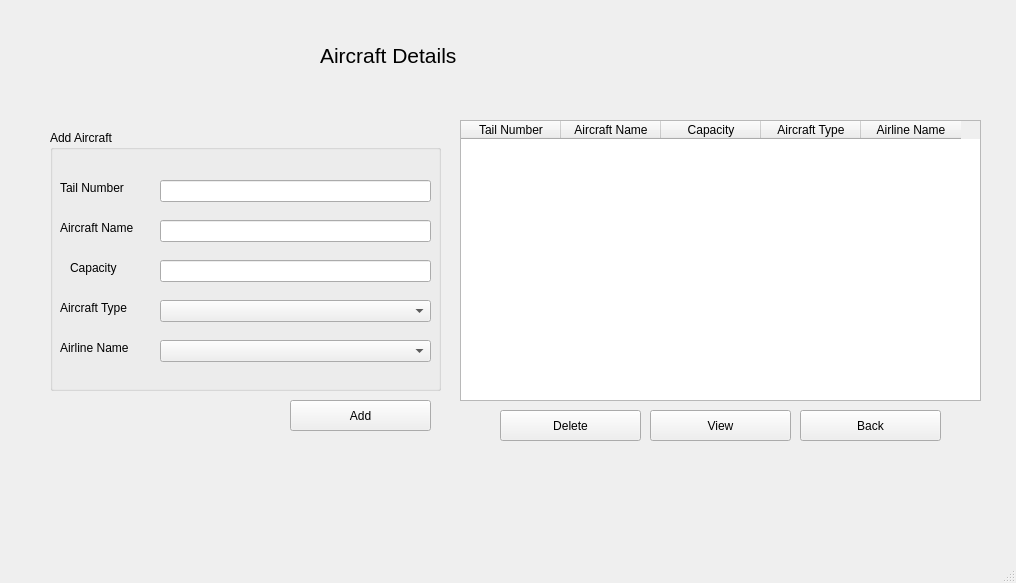
<?xml version="1.0" encoding="UTF-8"?>
<ui version="4.0">
 <class>AircarftDetails</class>
 <widget class="QMainWindow" name="AircarftDetails">
  <property name="geometry">
   <rect>
    <x>0</x>
    <y>0</y>
    <width>1016</width>
    <height>583</height>
   </rect>
  </property>
  <property name="windowTitle">
   <string>MainWindow</string>
  </property>
  <widget class="QWidget" name="centralwidget">
   <widget class="QPushButton" name="ADdel">
    <property name="geometry">
     <rect>
      <x>500</x>
      <y>410</y>
      <width>141</width>
      <height>31</height>
     </rect>
    </property>
    <property name="text">
     <string>Delete</string>
    </property>
   </widget>
   <widget class="QPushButton" name="ADadd">
    <property name="geometry">
     <rect>
      <x>290</x>
      <y>400</y>
      <width>141</width>
      <height>31</height>
     </rect>
    </property>
    <property name="text">
     <string>Add</string>
    </property>
   </widget>
   <widget class="QPushButton" name="aircraftBack">
    <property name="geometry">
     <rect>
      <x>800</x>
      <y>410</y>
      <width>141</width>
      <height>31</height>
     </rect>
    </property>
    <property name="text">
     <string>Back</string>
    </property>
   </widget>
   <widget class="QLabel" name="label_8">
    <property name="geometry">
     <rect>
      <x>320</x>
      <y>30</y>
      <width>141</width>
      <height>51</height>
     </rect>
    </property>
    <property name="font">
     <font>
      <pointsize>16</pointsize>
     </font>
    </property>
    <property name="text">
     <string>Aircraft Details</string>
    </property>
   </widget>
   <widget class="QTableWidget" name="ADtable">
    <property name="geometry">
     <rect>
      <x>460</x>
      <y>120</y>
      <width>521</width>
      <height>281</height>
     </rect>
    </property>
    <column>
     <property name="text">
      <string>Tail Number</string>
     </property>
    </column>
    <column>
     <property name="text">
      <string>Aircraft Name</string>
     </property>
    </column>
    <column>
     <property name="text">
      <string>Capacity</string>
     </property>
    </column>
    <column>
     <property name="text">
      <string>Aircraft Type</string>
     </property>
    </column>
    <column>
     <property name="text">
      <string>Airline Name</string>
     </property>
    </column>
   </widget>
   <widget class="QPushButton" name="aircraftView">
    <property name="geometry">
     <rect>
      <x>650</x>
      <y>410</y>
      <width>141</width>
      <height>31</height>
     </rect>
    </property>
    <property name="text">
     <string>View</string>
    </property>
   </widget>
   <widget class="QGroupBox" name="groupBox">
    <property name="geometry">
     <rect>
      <x>50</x>
      <y>130</y>
      <width>391</width>
      <height>261</height>
     </rect>
    </property>
    <property name="title">
     <string>Add Aircraft</string>
    </property>
    <widget class="QLineEdit" name="Capacity">
     <property name="geometry">
      <rect>
       <x>110</x>
       <y>130</y>
       <width>271</width>
       <height>22</height>
      </rect>
     </property>
    </widget>
    <widget class="QLabel" name="label_5">
     <property name="geometry">
      <rect>
       <x>10</x>
       <y>210</y>
       <width>71</width>
       <height>16</height>
      </rect>
     </property>
     <property name="text">
      <string>Airline Name</string>
     </property>
    </widget>
    <widget class="QLabel" name="label_3">
     <property name="geometry">
      <rect>
       <x>10</x>
       <y>170</y>
       <width>91</width>
       <height>16</height>
      </rect>
     </property>
     <property name="text">
      <string>Aircraft Type</string>
     </property>
    </widget>
    <widget class="QLabel" name="label">
     <property name="geometry">
      <rect>
       <x>10</x>
       <y>50</y>
       <width>81</width>
       <height>16</height>
      </rect>
     </property>
     <property name="text">
      <string>Tail Number</string>
     </property>
    </widget>
    <widget class="QComboBox" name="ANcb">
     <property name="geometry">
      <rect>
       <x>110</x>
       <y>210</y>
       <width>271</width>
       <height>22</height>
      </rect>
     </property>
    </widget>
    <widget class="QLabel" name="label_4">
     <property name="geometry">
      <rect>
       <x>20</x>
       <y>130</y>
       <width>55</width>
       <height>16</height>
      </rect>
     </property>
     <property name="text">
      <string>Capacity</string>
     </property>
    </widget>
    <widget class="QComboBox" name="ATcb">
     <property name="geometry">
      <rect>
       <x>110</x>
       <y>170</y>
       <width>271</width>
       <height>22</height>
      </rect>
     </property>
    </widget>
    <widget class="QLabel" name="label_2">
     <property name="geometry">
      <rect>
       <x>10</x>
       <y>90</y>
       <width>81</width>
       <height>16</height>
      </rect>
     </property>
     <property name="text">
      <string>Aircraft Name</string>
     </property>
    </widget>
    <widget class="QLineEdit" name="Name">
     <property name="geometry">
      <rect>
       <x>110</x>
       <y>90</y>
       <width>271</width>
       <height>22</height>
      </rect>
     </property>
     <property name="text">
      <string/>
     </property>
    </widget>
    <widget class="QLineEdit" name="TailNumber">
     <property name="geometry">
      <rect>
       <x>110</x>
       <y>50</y>
       <width>271</width>
       <height>22</height>
      </rect>
     </property>
     <property name="text">
      <string/>
     </property>
    </widget>
   </widget>
  </widget>
  <widget class="QMenuBar" name="menubar">
   <property name="geometry">
    <rect>
     <x>0</x>
     <y>0</y>
     <width>1016</width>
     <height>21</height>
    </rect>
   </property>
  </widget>
  <widget class="QStatusBar" name="statusbar"/>
 </widget>
 <resources/>
 <connections/>
</ui>
